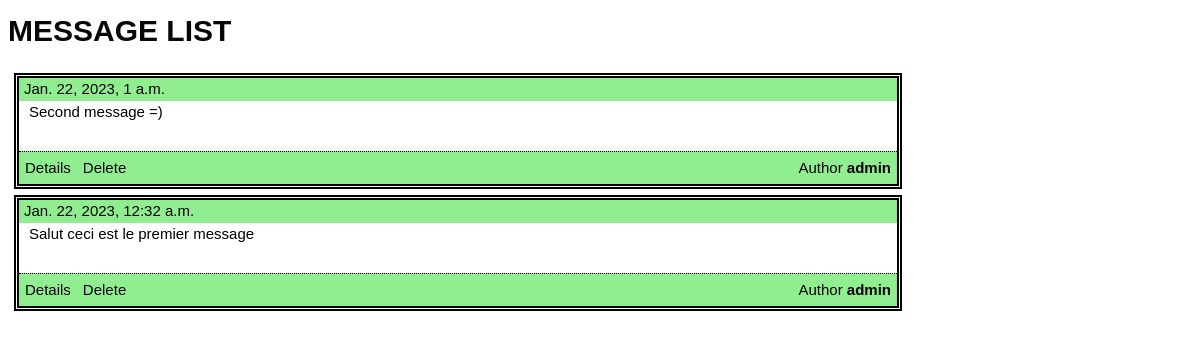
/message-app/message, run on an earlier commit of the app's database.
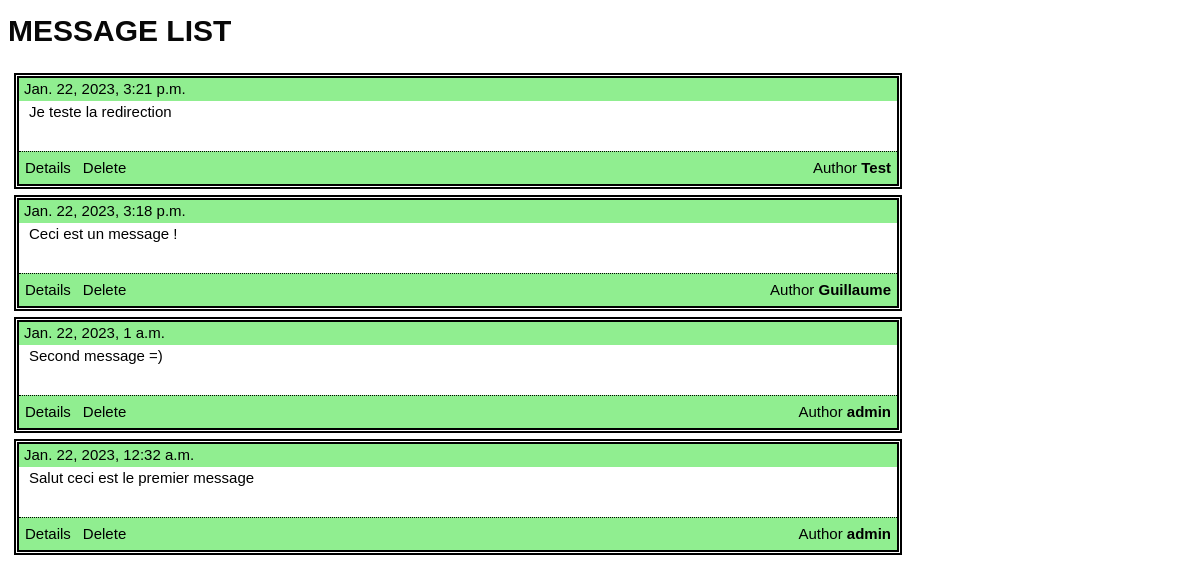
And on a later commit of the database.
### message_app/models.py (models this page shows, shortened)
class Message(models.Model):
    content = models.CharField(max_length=200)
    emission_time = models.DateTimeField('emission time', null = True)
    author = models.CharField(max_length=200)

### message_app/views.py (the view)
# urls.py: path('message', views.get_messages, name='messages'),
def get_messages(request):
    messages = Message.objects.order_by('-emission_time')
    return render(request, 'messages.html', {'messages': messages, 'user_id': "admin"})

### message_app/templates/messages.html
{% load static %}
<link rel="stylesheet" href="{% static 'style.css' %}">
<link rel="stylesheet" href="{% static 'message.css' %}">
<h2 class="sub_title">Message list</h2>
<ul class="messageUl">
    {% for message in messages %}
        <li class="message">
            <div class="time">{{ message.emission_time }} </div>
            <div class="messageContent">{{ message.content }}</div>
            <ul div class="lowerButton">
                <li><a href="{% url 'message_app:message_details' message.id %}">Details</a></li>
                <li><a href="{% url 'message_app:delete' message.id %}">Delete</a></li>
                <li style="float:right"><a href="{% url 'login_app:user_details' message.author %}">Author <b>{{ message.author }} </b></a></li>
            </ul>
        </li>
    {% endfor %}
</ul>

What changed in the data, as far as the page shows it:
added Message: emission_time "Jan. 22, 2023, 3:21 p.m.", content "Je teste la redirection", author "Test"
added Message: emission_time "Jan. 22, 2023, 3:18 p.m.", content "Ceci est un message !", author "Guillaume"
